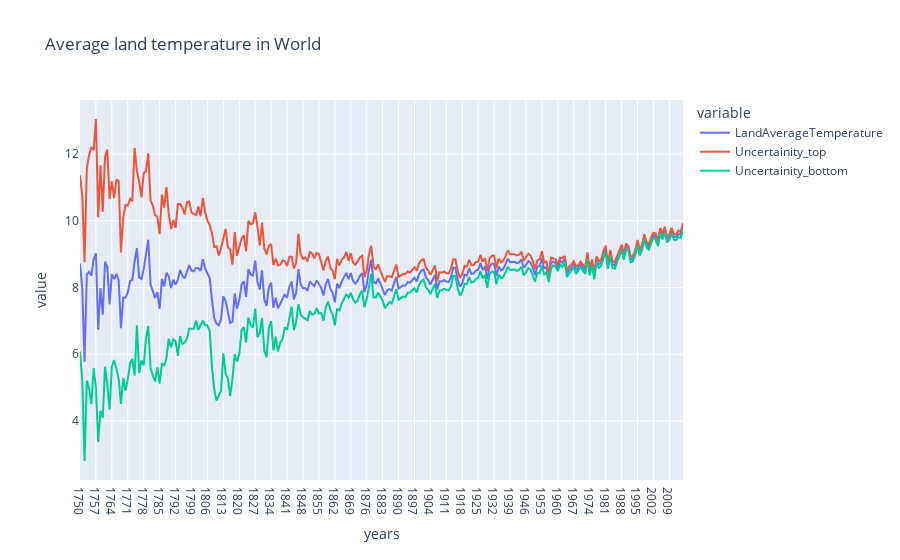

Here is the notebook cell this chart was saved with:
### Code cell
fig = px.line(data,x='years',y=['LandAverageTemperature','Uncertainity_top', 'Uncertainity_bottom'],title='Average land temperature in World')
fig.show()

### Figure 1 — Plotly figure (JSON) as saved in the notebook; plotly's stock layout.template omitted (floating-point values rounded to 4 significant figures; data arrays with more than 128 entries replaced by an {"elided": "..."} marker saying what was removed)
{"data": [{"hovertemplate": "variable=LandAverageTemperature<br>years=%{x}<br>value=%{y}<extra></extra>", "legendgroup": "LandAverageTemperature", "line": {"color": "#636efa", "dash": "solid"}, "marker": {"symbol": "circle"}, "mode": "lines", "name": "LandAverageTemperature", "orientation": "v", "showlegend": true, "type": "scatter", "x": {"elided": "266 str values"}, "xaxis": "x", "y": {"elided": "266 float values"}, "yaxis": "y"}, {"hovertemplate": "variable=Uncertainity_top<br>years=%{x}<br>value=%{y}<extra></extra>", "legendgroup": "Uncertainity_top", "line": {"color": "#EF553B", "dash": "solid"}, "marker": {"symbol": "circle"}, "mode": "lines", "name": "Uncertainity_top", "orientation": "v", "showlegend": true, "type": "scatter", "x": {"elided": "266 str values"}, "xaxis": "x", "y": {"elided": "266 float values"}, "yaxis": "y"}, {"hovertemplate": "variable=Uncertainity_bottom<br>years=%{x}<br>value=%{y}<extra></extra>", "legendgroup": "Uncertainity_bottom", "line": {"color": "#00cc96", "dash": "solid"}, "marker": {"symbol": "circle"}, "mode": "lines", "name": "Uncertainity_bottom", "orientation": "v", "showlegend": true, "type": "scatter", "x": {"elided": "266 str values"}, "xaxis": "x", "y": {"elided": "266 float values"}, "yaxis": "y"}], "layout": {"legend": {"title": {"text": "variable"}, "tracegroupgap": 0}, "title": {"text": "Average land temperature in World"}, "xaxis": {"anchor": "y", "domain": [0, 1], "title": {"text": "years"}}, "yaxis": {"anchor": "x", "domain": [0, 1], "title": {"text": "value"}}}}
